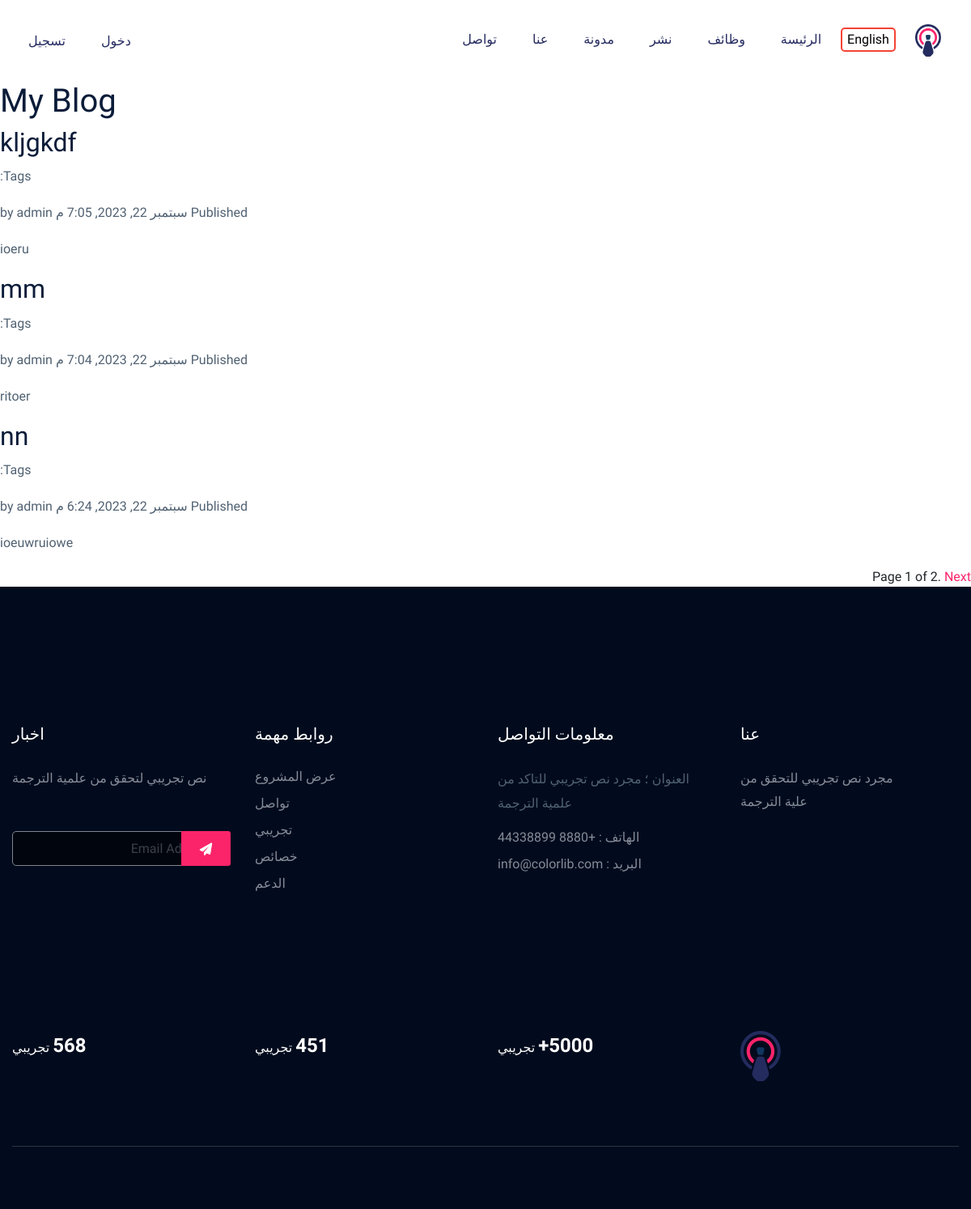
The page /ar/blog/ on the database its author committed.
### blog/models.py (models this page shows, shortened)
class Post(models.Model):
    class Status(models.TextChoices):
        DRAFT = 'DF', 'Draft'
        PUBLISHED = 'PB', 'Published'
    tags = TaggableManager()
    title = models.CharField(max_length=250)
    slug = models.SlugField(max_length=250,blank=True, null=True,unique_for_date='publish')
    author = models.ForeignKey(User,on_delete=models.CASCADE,related_name='blog_posts')
    body = models.TextField()
    publish = models.DateTimeField(default=timezone.now)
    created = models.DateTimeField(auto_now_add=True)
    updated = models.DateTimeField(auto_now=True)
    status = models.CharField(max_length=2,choices=Status.choices,default=Status.DRAFT)
    objects = models.Manager() # The default manager.
    published = PublishedManager() # Our custom manager.
    class Meta:
        ordering = ['-publish']
        indexes = [
            models.Index(fields=['-publish']),
        ]
    def get_absolute_url(self):
        return reverse('blog:post_detail',args=[self.publish.year,
                            self.publish.month,
                            self.publish.day,
                            self.slug])

### blog/views.py (the view)
# urls.py: path('', views.post_list, name='post_list'),
def post_list(request, tag_slug=None):
    post_list = Post.published.all()
    tag = None
    if tag_slug:
        tag = get_object_or_404(Tag, slug=tag_slug)
        post_list = post_list.filter(tags__in=[tag])
    paginator = Paginator(post_list, 3)
    page_number = request.GET.get('page', 1)
    try:
        posts = paginator.page(page_number)
    except PageNotAnInteger:
        posts = paginator.page(1)
    except EmptyPage:
        posts = paginator.page(paginator.num_pages)
    return render(request,'blog/post/list.html',{'posts': posts,
                  'tag': tag})

### blog/models.py (called while the page is built)
    def get_queryset(self):
        return super().get_queryset()\
                    .filter(status=Post.Status.PUBLISHED)

### templates/blog/post/list.html (shortened to what this page needs)
{% extends "base.html" %}
{% block content %}
  <h1>My Blog</h1>
  {% for post in posts %}
    <h2>
        <a href="{{ post.get_absolute_url }}">
        {{ post.title }}
      </a>
    </h2>
    <p class="tags">
      Tags:
   </p>
    <p class="date">
      Published {{ post.publish }} by {{ post.author }}
    </p>
    {{ post.body|truncatewords:30|linebreaks }}
  {% endfor %}
  {% include "blog/pagination.html" with page=posts %}
{% endblock %}

### rows shown on the page
Post: title "kljgkdf", publish "سبتمبر 22, 2023, 7:05 م", author "admin", body "ioeru"
Post: title "mm", publish "سبتمبر 22, 2023, 7:04 م", author "admin", body "ritoer"
Post: title "nn", publish "سبتمبر 22, 2023, 6:24 م", author "admin", body "ioeuwruiowe"

### other values the page prints
{{ page.number }} "1"
{{ page.paginator.num_pages }} "2"
